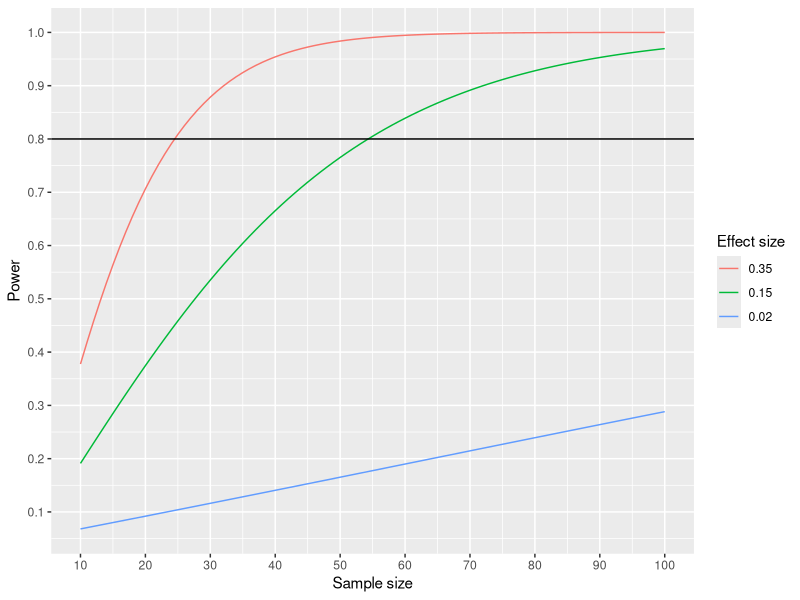

Generate this figure with R:
## ---- chunk 1
require(knitr) 
opts_chunk$set(echo=FALSE, warning=FALSE, message=FALSE)
## ---- chunk 2
# Set variable for power calculaiton
library(pwr)
sample.size <- seq(10, 100, by = 1)
# v = degrees of freedom for denominator = sample size - 1 - u
effect.size <- c(0.02, 0.15, 0.35)

alpha <- 0.05
u <- 1 # degrees of freedom for numerator = number of preditor variables = 1
## ---- chunk 3
# Set up data frame
power <- expand.grid(sample.size, effect.size)
names(power) <- c("sample.size", "effect.size")
power$power <- NA

# Do calculations

for(i in 1:nrow(power)){
  out <- pwr.f2.test(
  u = u, 
  v = power$sample.size[i] - 1 - u, 
  f2 = power$effect.size[i], 
  sig.level = 0.05, 
  power = NULL
  )

power$power[i] <- out$power
  
}

power$effect.size <- factor(power$effect.size, levels = rev(effect.size))
## ---- chunk 4
library(ggplot2)
by.ss <- 10 # how often to plot sample size ticks
by.pw <- 0.1 # how often to plot power ticks
range.ss <- range(pretty(power$sample.size))
range.pw <- range(pretty(power$power))

ggplot(power, aes(x = sample.size, y = power, colour = effect.size)) +
  geom_line() +
  geom_hline(yintercept = 0.8) + 
  scale_x_continuous(breaks = seq(range.ss[1], range.ss[2], by = by.ss)) +
  scale_y_continuous(breaks = seq(range.pw[1], range.pw[2], by = by.pw)) +
  xlab("Sample size") +
  ylab("Power") +
  scale_colour_discrete(name = "Effect size")

## ---- chunk 5
sessionInfo()
